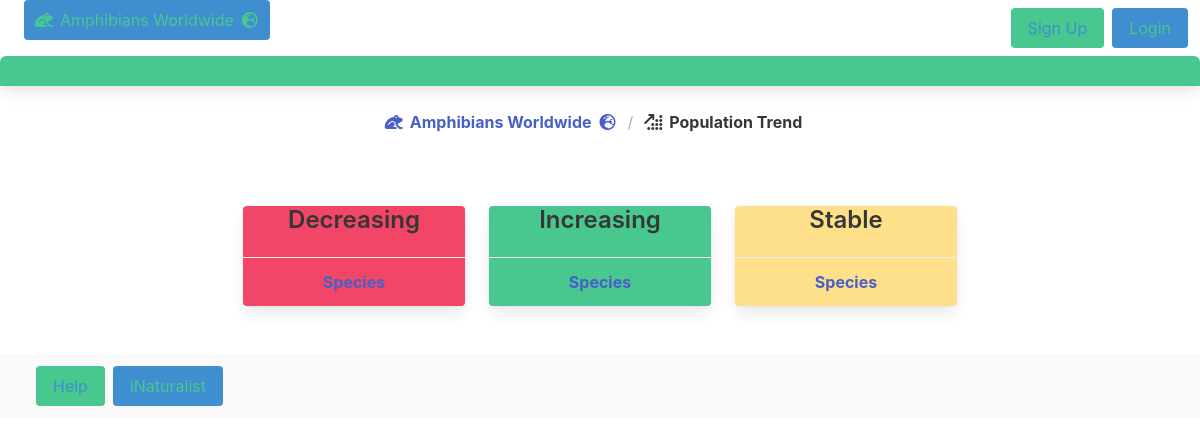
Page /home/search/population_trend on the committed database.
### home/models.py (models this page shows, shortened)
class Pop_Trend(models.Model):
    pop_trend_id = models.AutoField(primary_key=True)
    pop_trend_status = models.CharField(max_length=200)
    class Meta:
        managed = False
        db_table = 'pop_trend'

### home/views.py (the view)
# urls.py: path('search/population_trend', views.population_trend_view, name='population_trend'),
def population_trend_view(request):
    pop_trend_list = Pop_Trend.objects.all().order_by('pop_trend_status')
    return render(request, 'home/search/population_trend.html', {'pop_trend_list': pop_trend_list})

### home/templates/home/search/population_trend.html (shortened to what this page needs)
{% extends 'base.html' %}
{% block content %}
<article class="panel is-success">
  <p class="panel-heading">
  </p>
</article>
<nav class="breadcrumb is-centered" aria-label="breadcrumbs">
  <ul>
    <li><a href="{% url 'home:index' %}"><span class="icon is-small">
          <i class="fa-solid fa-frog"></i>
        </span>
        <span><strong>Amphibians Worldwide</strong></span>
        <span class="icon is-small">
          <i class="fa-solid fa-earth-europe"></i>
        </span></a></li>
    <li class="is-active"><a href="#" aria-current="page"><span class="icon is-small">
          <i class="fa-solid fa-arrow-up-right-dots"></i>
        </span>
        <span><strong>Population Trend</strong>
        </span></a></li>
  </ul>
</nav>
<section class="section">
  <div class="container">
    <div class="columns is-multiline is-centered is-mobile">
      {% for pop_trend in pop_trend_list %}
      <div class="column is-one-quarter has-text-centered">
        {% if pop_trend.pop_trend_status == 'Decreasing'%}
        <div class="card csscard has-background-danger">
          {% elif pop_trend.pop_trend_status == 'Increasing' %}
          <div class="card csscard has-background-success">
            {% elif pop_trend.pop_trend_status == 'Stable' %}
            <div class="card csscard has-background-warning">
              {% else %}
              <div class="card csscard csscard-nav has-background-light">
                {% endif %}
                <div class='content'>
                  <p class='title is-4'>{{ pop_trend.pop_trend_status }}</p>
                </div>
                <footer class='card-footer'>
                  <a href="{% url 'home:species_pop_trend' pop_trend_id=pop_trend.pop_trend_id %}"
                    class='card-footer-item'><strong>Species</strong></a>
                </footer>
              </div>
            </div>
            {% endfor %}
          </div>
</section>
{% endblock %}

### rows in the picture
Pop_Trend: pop_trend_status "Decreasing"
Pop_Trend: pop_trend_status "Increasing"
Pop_Trend: pop_trend_status "Stable"
